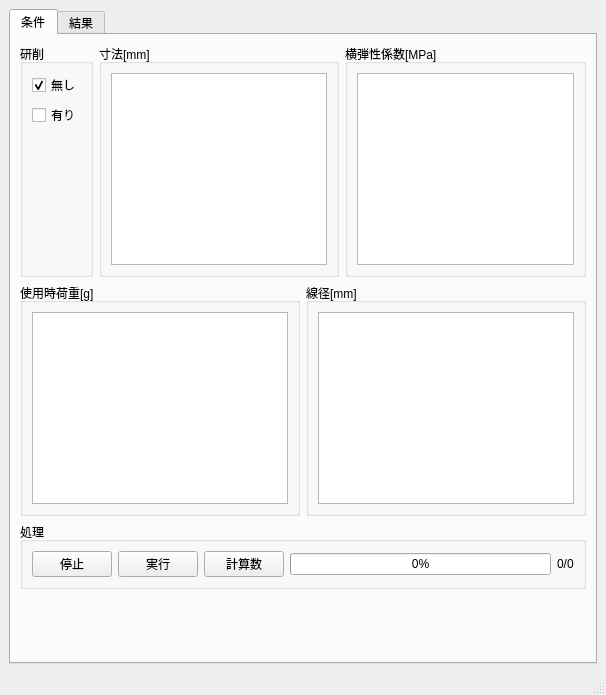
<?xml version="1.0" encoding="UTF-8"?>
<ui version="4.0">
 <class>MainWindow</class>
 <widget class="QMainWindow" name="MainWindow">
  <property name="geometry">
   <rect>
    <x>0</x>
    <y>0</y>
    <width>606</width>
    <height>695</height>
   </rect>
  </property>
  <property name="windowTitle">
   <string>SpringCalculator</string>
  </property>
  <widget class="QWidget" name="centralwidget">
   <layout class="QVBoxLayout" name="verticalLayout">
    <item>
     <widget class="QTabWidget" name="tabWidget">
      <property name="currentIndex">
       <number>0</number>
      </property>
      <widget class="QWidget" name="tab">
       <attribute name="title">
        <string>条件</string>
       </attribute>
       <layout class="QVBoxLayout" name="verticalLayout_7">
        <item>
         <layout class="QHBoxLayout" name="horizontalLayout_2">
          <item>
           <widget class="QGroupBox" name="groupBox_6">
            <property name="title">
             <string>研削</string>
            </property>
            <layout class="QVBoxLayout" name="verticalLayout_5">
             <item>
              <widget class="QCheckBox" name="checkBox_no">
               <property name="text">
                <string>無し</string>
               </property>
               <property name="checked">
                <bool>true</bool>
               </property>
              </widget>
             </item>
             <item>
              <widget class="QCheckBox" name="checkBox_yes">
               <property name="text">
                <string>有り</string>
               </property>
              </widget>
             </item>
             <item>
              <spacer name="verticalSpacer_2">
               <property name="orientation">
                <enum>Qt::Vertical</enum>
               </property>
               <property name="sizeHint" stdset="0">
                <size>
                 <width>20</width>
                 <height>40</height>
                </size>
               </property>
              </spacer>
             </item>
            </layout>
           </widget>
          </item>
          <item>
           <widget class="QGroupBox" name="groupBox_7">
            <property name="title">
             <string>寸法[mm]</string>
            </property>
            <layout class="QVBoxLayout" name="verticalLayout_2">
             <item>
              <widget class="QTableView" name="tableView_conditions_steped">
               <property name="editTriggers">
                <set>QAbstractItemView::DoubleClicked|QAbstractItemView::EditKeyPressed</set>
               </property>
               <attribute name="horizontalHeaderDefaultSectionSize">
                <number>40</number>
               </attribute>
              </widget>
             </item>
            </layout>
           </widget>
          </item>
          <item>
           <widget class="QGroupBox" name="groupBox_4">
            <property name="title">
             <string>横弾性係数[MPa]</string>
            </property>
            <layout class="QVBoxLayout" name="verticalLayout_4">
             <item>
              <widget class="QTableView" name="tableView_g">
               <property name="editTriggers">
                <set>QAbstractItemView::DoubleClicked|QAbstractItemView::EditKeyPressed</set>
               </property>
               <attribute name="horizontalHeaderVisible">
                <bool>false</bool>
               </attribute>
               <attribute name="horizontalHeaderDefaultSectionSize">
                <number>40</number>
               </attribute>
               <attribute name="verticalHeaderVisible">
                <bool>false</bool>
               </attribute>
              </widget>
             </item>
            </layout>
           </widget>
          </item>
         </layout>
        </item>
        <item>
         <layout class="QHBoxLayout" name="horizontalLayout_3">
          <item>
           <widget class="QGroupBox" name="groupBox_3">
            <property name="title">
             <string>使用時荷重[g]</string>
            </property>
            <layout class="QVBoxLayout" name="verticalLayout_3">
             <item>
              <widget class="QTableView" name="tableView_force">
               <property name="editTriggers">
                <set>QAbstractItemView::DoubleClicked|QAbstractItemView::EditKeyPressed</set>
               </property>
               <attribute name="horizontalHeaderVisible">
                <bool>false</bool>
               </attribute>
               <attribute name="horizontalHeaderDefaultSectionSize">
                <number>40</number>
               </attribute>
               <attribute name="verticalHeaderVisible">
                <bool>false</bool>
               </attribute>
              </widget>
             </item>
            </layout>
           </widget>
          </item>
          <item>
           <widget class="QGroupBox" name="groupBox_5">
            <property name="title">
             <string>線径[mm]</string>
            </property>
            <layout class="QVBoxLayout" name="verticalLayout_6">
             <item>
              <widget class="QTableView" name="tableView_d">
               <property name="editTriggers">
                <set>QAbstractItemView::DoubleClicked|QAbstractItemView::EditKeyPressed</set>
               </property>
               <attribute name="horizontalHeaderVisible">
                <bool>false</bool>
               </attribute>
               <attribute name="horizontalHeaderDefaultSectionSize">
                <number>40</number>
               </attribute>
               <attribute name="verticalHeaderVisible">
                <bool>false</bool>
               </attribute>
              </widget>
             </item>
            </layout>
           </widget>
          </item>
         </layout>
        </item>
        <item>
         <widget class="QGroupBox" name="groupBox">
          <property name="title">
           <string>処理</string>
          </property>
          <layout class="QHBoxLayout" name="horizontalLayout">
           <item>
            <widget class="QPushButton" name="pushButton_stop">
             <property name="text">
              <string>停止</string>
             </property>
            </widget>
           </item>
           <item>
            <widget class="QPushButton" name="pushButton_start">
             <property name="text">
              <string>実行</string>
             </property>
            </widget>
           </item>
           <item>
            <widget class="QPushButton" name="pushButton_count">
             <property name="text">
              <string>計算数</string>
             </property>
            </widget>
           </item>
           <item>
            <widget class="QProgressBar" name="progressBar">
             <property name="value">
              <number>0</number>
             </property>
            </widget>
           </item>
           <item>
            <widget class="QLabel" name="label">
             <property name="text">
              <string>0/0</string>
             </property>
            </widget>
           </item>
          </layout>
         </widget>
        </item>
        <item>
         <spacer name="verticalSpacer">
          <property name="orientation">
           <enum>Qt::Vertical</enum>
          </property>
          <property name="sizeHint" stdset="0">
           <size>
            <width>20</width>
            <height>40</height>
           </size>
          </property>
         </spacer>
        </item>
       </layout>
      </widget>
      <widget class="QWidget" name="tab_2">
       <attribute name="title">
        <string>結果</string>
       </attribute>
       <layout class="QVBoxLayout" name="verticalLayout_8">
        <item>
         <widget class="QTableView" name="tableView_result">
          <property name="editTriggers">
           <set>QAbstractItemView::DoubleClicked|QAbstractItemView::EditKeyPressed</set>
          </property>
          <attribute name="horizontalHeaderDefaultSectionSize">
           <number>70</number>
          </attribute>
         </widget>
        </item>
       </layout>
      </widget>
     </widget>
    </item>
   </layout>
  </widget>
  <widget class="QMenuBar" name="menubar">
   <property name="geometry">
    <rect>
     <x>0</x>
     <y>0</y>
     <width>606</width>
     <height>21</height>
    </rect>
   </property>
  </widget>
  <widget class="QStatusBar" name="statusbar"/>
 </widget>
 <resources/>
 <connections/>
</ui>
